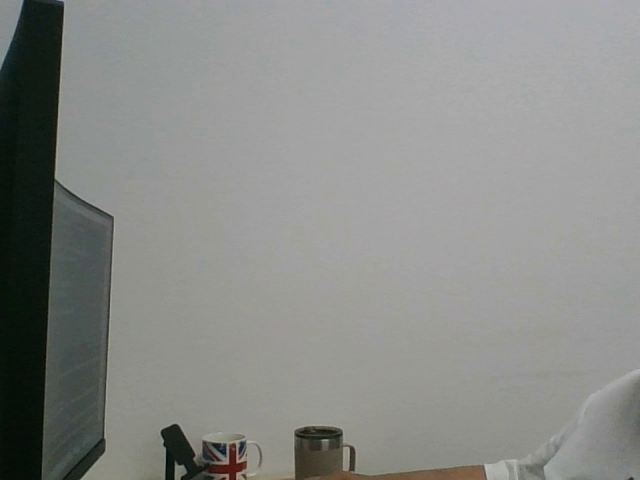
#> input picture frame 8 of html/rsc/src/400_OpenCV (OpenCV 파이썬)/ch_04_interface/img/write_video.mp4, 640 x 480 px, given in place of the camera
$ python 22_read_camera_write_video.py
#> lines starting #> are read from the running program, lines starting #| are printed output that depends on the picture; after the words box and inside, x2 and y2 are one past the last pixel; in counts of white or black regions, pixels touching at a corner belong together
# 22_read_camera_write_video.py

import cv2
from pathlib import Path

# 비디오 캡처 객체 생성 (기본 카메라 사용)
camera = cv2.VideoCapture(0)

# 비디오 저장을 위한 설정
fourcc = cv2.VideoWriter_fourcc(*'H264')
dir = Path( __file__ ).resolve().parent # 현재 소스 폴더
out = cv2.VideoWriter( dir.joinpath( "img/output.mp4" ), fourcc, 20.0, (640, 480) )

name = "Your Name"  # 여기에 자신의 이름을 입력하세요

fps = int( camera.get( cv2.CAP_PROP_FPS ) )        # 초당 프레임 수
delay = int(1000/fps)                              # 지연 시간 (ms)
width = int( camera.get(cv2.CAP_PROP_FRAME_WIDTH) )   # 동영상 넓이
height = int( camera.get(cv2.CAP_PROP_FRAME_HEIGHT) ) # 동영상 높이

font = cv2.FONT_HERSHEY_SIMPLEX # 폰트
fs = fontScale = 0.7 # 폰트 크기 비율
fc = fontColor = (0, 255, 0 ) # 폰트 칼라

count = 0  # 프레임 카운트 초기화

while camera.isOpened() and count < 400 :
    ret, frame = camera.read()
#> frame is the input picture: shape (480, 640, 3); mean B, G, R 136.2, 138.9, 137.6
    if not ret: break

    count += 1

    blue, green, red = cv2.split(frame)             # 영상의 채널 분리

    if   count > 300 : cv2.add( red  , 100, red )    # red 채널 밝기 100 증가
    elif count > 200 : cv2.add( green, 100, green )  # green 채널 밝기 100 증가
    elif count > 100 : cv2.add( blue , 100, blue )   # blue 채널 밝기 100 증가

    frame = cv2.merge( [blue, green, red] )         # 영상의 채널 합성

    # 프레임에 텍스트 정보 출력
    x, y, dy = 20, 0, 30

    frameInfos = [ f"Name: {name}", f"Frame count: {count}", f"FPS: {fps}", f"Width: {width} px", f"Height: {height} px" ]

    for text in frameInfos :
        cv2.putText( frame, text, (x, y := y+dy), font, fs, fc, 2, cv2.LINE_AA )
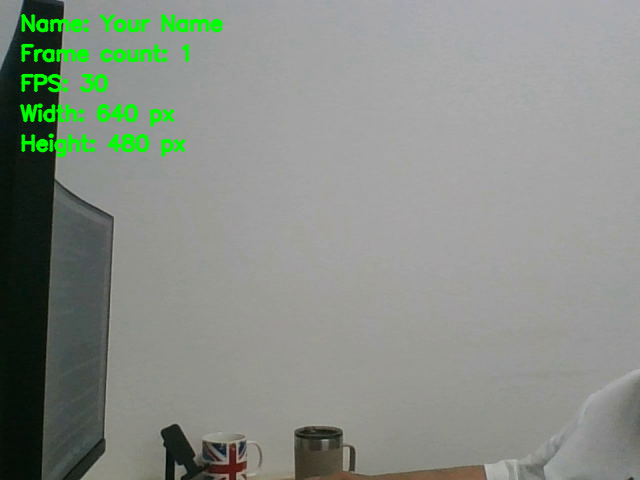
#> frame: shape (480, 640, 3); 2.87% of pixels changed, all inside (x1, y1, x2, y2) = (19, 13, 224, 158)

    # 프레임에 사각형 그리기
    th = thickness = 6                      # 사각형 선의 두께
    start_point = ( th, th )                  # 사각형의 시작점
    end_point = ( width//2, height - th)   # 사각형의 끝점
    color = (0, 255, 255)      # 사각형의 색 (BGR: 파랑, 초록, 빨강)
    cv2.rectangle(frame, start_point, end_point, color, thickness)
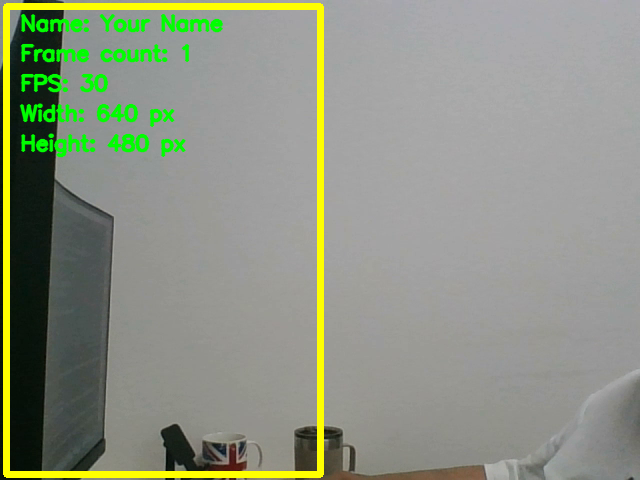
#> frame: shape (480, 640, 3); 3.56% of pixels changed, all inside (x1, y1, x2, y2) = (3, 3, 324, 478)

    # 결과 프레임을 비디오 파일에 저장
    out.write(frame)

    # 프레임을 화면에 표시
    cv2.imshow('Frame', frame)

    # ESC, Q 키를 누르면 루프를 종료
    if ( cv2.waitKey( delay ) & 0xff ) in ( 27, 81, 113 ) : break
#> (key Esc is pressed here)
pass

# 모든 리소스 해제
camera.release()
out.release()
cv2.destroyAllWindows()

print( "동영상 변환이 완료되었습니다.")

$ run again, starting later in the video
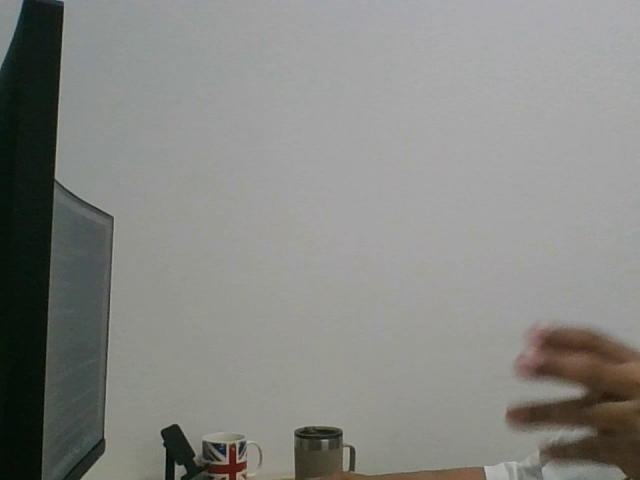
#> input picture frame 38 of html/rsc/src/400_OpenCV (OpenCV 파이썬)/ch_04_interface/img/write_video.mp4, 640 x 480 px, given in place of the camera
#> frame is the input picture: shape (480, 640, 3); mean B, G, R 131.6, 135, 134.5
#> after the loop `for text in frameInfos :`:
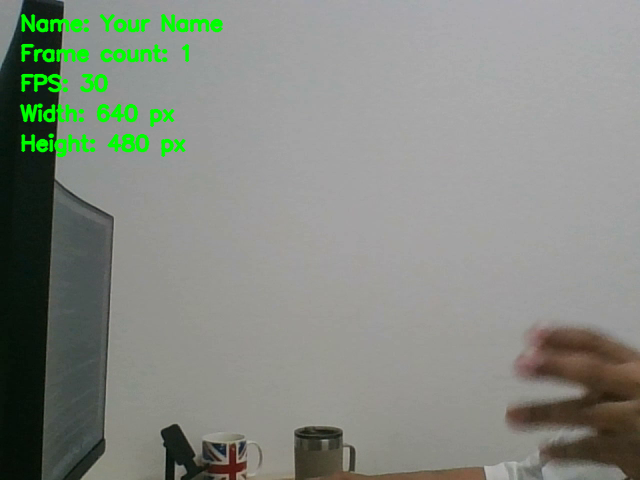
#> frame: shape (480, 640, 3); 2.87% of pixels changed, all inside (x1, y1, x2, y2) = (19, 13, 224, 158)
#> `cv2.rectangle(frame, start_point, end_point, color, thickness)`:
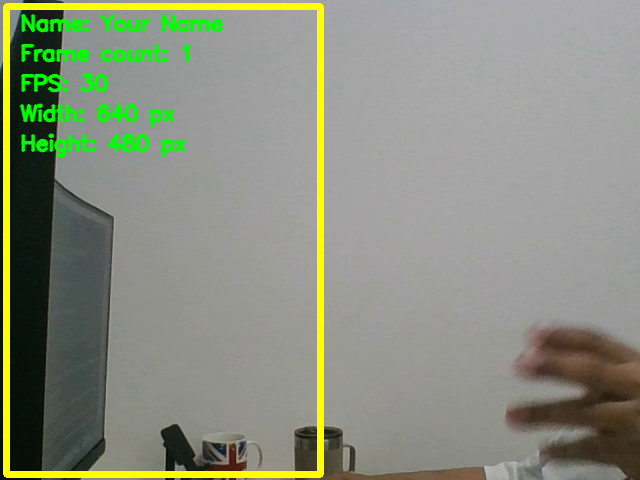
#> frame: shape (480, 640, 3); 3.56% of pixels changed, all inside (x1, y1, x2, y2) = (3, 3, 324, 478)

$ run again, starting later in the video
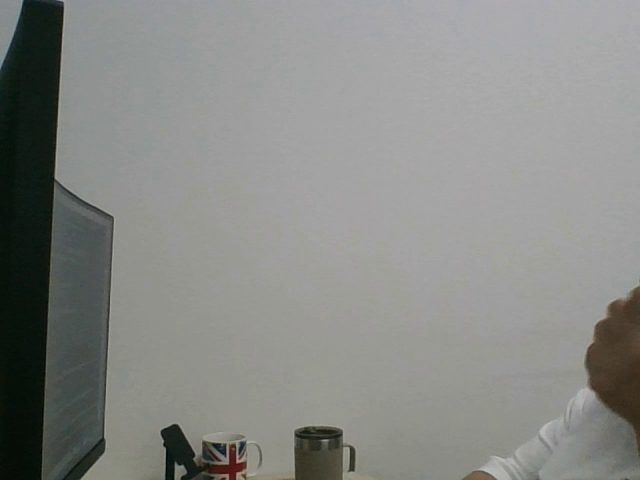
#> input picture frame 68 of html/rsc/src/400_OpenCV (OpenCV 파이썬)/ch_04_interface/img/write_video.mp4, 640 x 480 px, given in place of the camera
#> frame is the input picture: shape (480, 640, 3); mean B, G, R 134, 137, 135.9
#> after the loop `for text in frameInfos :`:
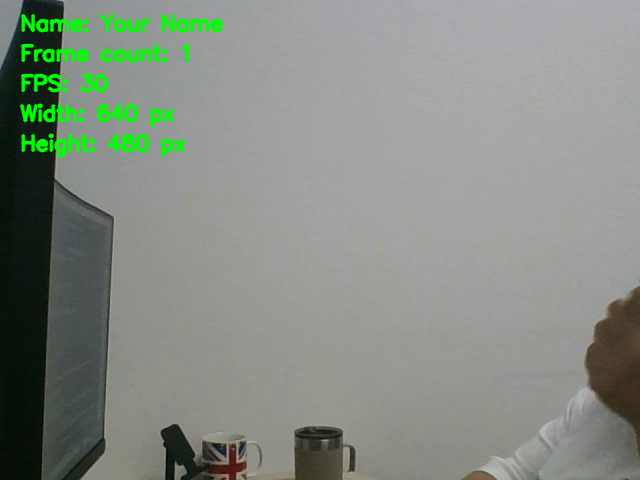
#> frame: shape (480, 640, 3); 2.87% of pixels changed, all inside (x1, y1, x2, y2) = (19, 13, 224, 158)
#> `cv2.rectangle(frame, start_point, end_point, color, thickness)`:
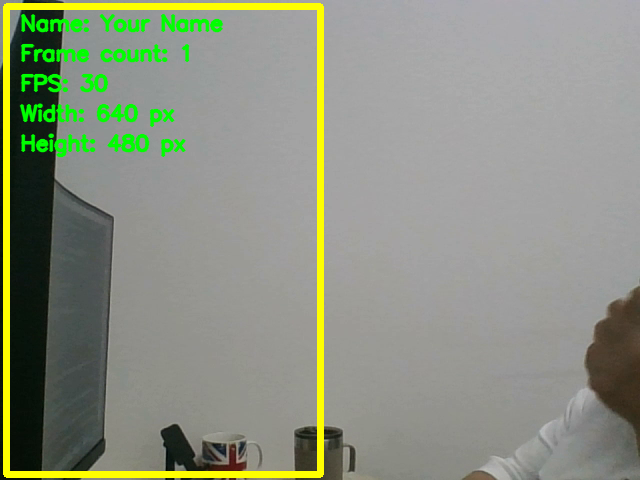
#> frame: shape (480, 640, 3); 3.56% of pixels changed, all inside (x1, y1, x2, y2) = (3, 3, 324, 478)
